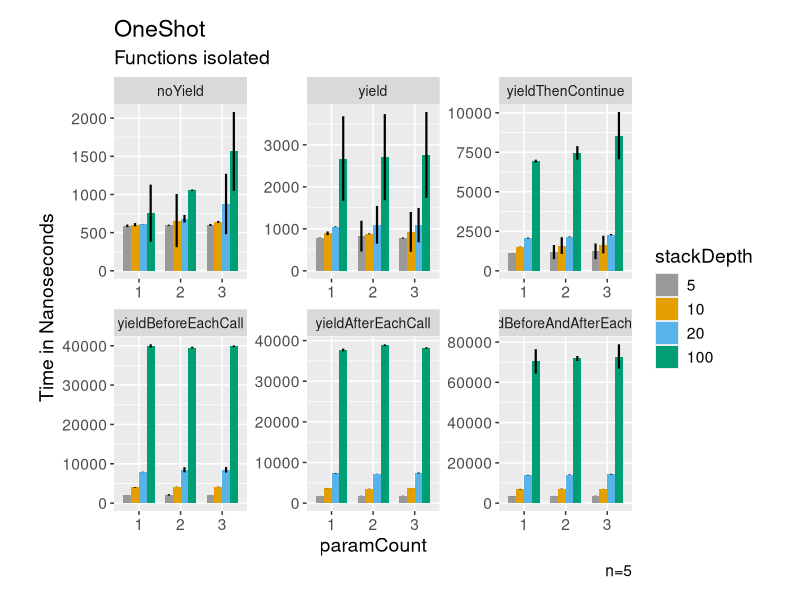
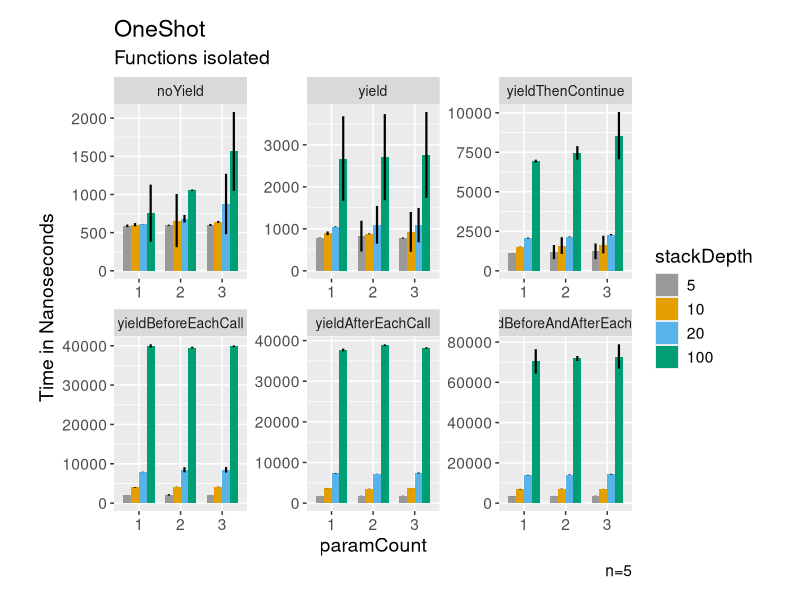

These charts were generated, in order, by the following R code:
library(ggplot2)
library(plyr)

setwd(dirname(rstudioapi::getActiveDocumentContext()$path))

cbp1 <- c("#999999", "#E69F00", "#56B4E9", "#009E73",
          "#F0E442", "#0072B2", "#D55E00", "#CC79A7")

data <- read.csv("./JMH/CSV/R-OneShot.csv")

data <- rename(data,c("Param..stackDepth"="stackDepth"))
data$stackDepth <- as.factor(data$stackDepth)

data$facet = factor(data$Benchmark, levels = c("noYield", "yield", "yieldThenContinue","yieldBeforeEachCall", "yieldAfterEachCall","yieldBeforeAndAfterEachCall"))

g <- ggplot(data, aes(y=Score,x=Param..paramCount,fill=stackDepth)) + 
  geom_bar(stat="identity", position = "dodge",width=0.75) + 
  scale_x_discrete(limits=c("1","2","3"))   +
  geom_errorbar(aes(ymin=Score-Score.Error..99.9.., ymax=Score+Score.Error..99.9..), width=0,size=0.75,
                position=position_dodge(0.75)) 



g <- g + facet_wrap(vars(facet), labeller = "label_value", scales = "free")

g <- g +
  labs(
    title = "OneShot",
    subtitle = "Functions isolated",
    x = "paramCount",
    y = "Time in Nanoseconds",
    caption = "n=5")+
  scale_fill_manual(values = cbp1) +
  theme(
    text = element_text(size = 14),
    plot.margin = margin(t = 0.5, r = 1, b = 0.5, l = 1, unit = "cm"),
    strip.text.x = element_text(size = 10)
  )
  
print(g)

ggsave(plot=g,"./JMH/Plots/OneShot.png",width=10.17,height=6)
